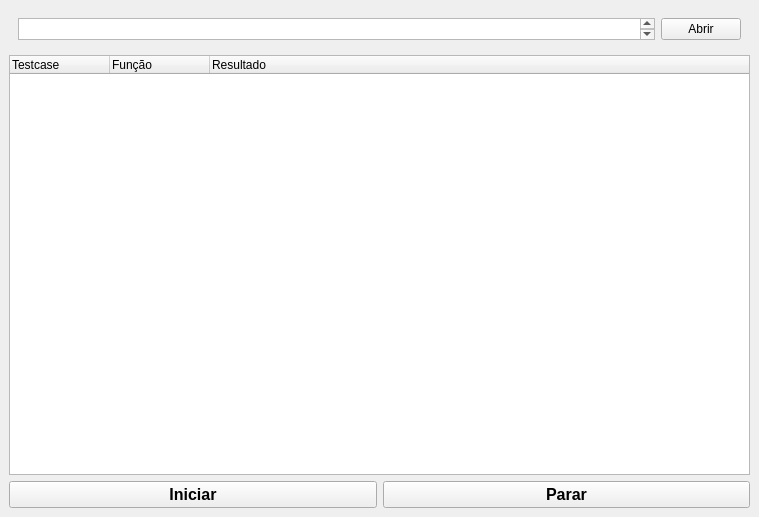
<?xml version="1.0" encoding="UTF-8"?>
<ui version="4.0">
 <class>Form</class>
 <widget class="QWidget" name="Form">
  <property name="geometry">
   <rect>
    <x>0</x>
    <y>0</y>
    <width>759</width>
    <height>517</height>
   </rect>
  </property>
  <property name="windowTitle">
   <string>Executar Testcase</string>
  </property>
  <widget class="QFrame" name="verticalFrame">
   <property name="geometry">
    <rect>
     <x>0</x>
     <y>0</y>
     <width>759</width>
     <height>517</height>
    </rect>
   </property>
   <layout class="QVBoxLayout" name="verticalLayout_2">
    <item>
     <widget class="QFrame" name="horizontalFrame_2">
      <property name="enabled">
       <bool>true</bool>
      </property>
      <property name="minimumSize">
       <size>
        <width>0</width>
        <height>40</height>
       </size>
      </property>
      <property name="maximumSize">
       <size>
        <width>16777215</width>
        <height>40</height>
       </size>
      </property>
      <layout class="QHBoxLayout" name="horizontalLayout_4">
       <item>
        <widget class="QTextBrowser" name="textBrowser_2"/>
       </item>
       <item>
        <widget class="QPushButton" name="pushAbrir_2">
         <property name="text">
          <string>Abrir</string>
         </property>
        </widget>
       </item>
      </layout>
     </widget>
    </item>
    <item>
     <widget class="QTreeWidget" name="treeWidget_2">
      <column>
       <property name="text">
        <string>Testcase</string>
       </property>
      </column>
      <column>
       <property name="text">
        <string>Função</string>
       </property>
      </column>
      <column>
       <property name="text">
        <string>Resultado</string>
       </property>
      </column>
     </widget>
    </item>
    <item>
     <layout class="QHBoxLayout" name="horizontalLayout_5">
      <item>
       <widget class="QPushButton" name="pushIniciar_2">
        <property name="font">
         <font>
          <pointsize>12</pointsize>
          <bold>true</bold>
         </font>
        </property>
        <property name="text">
         <string>Iniciar</string>
        </property>
       </widget>
      </item>
      <item>
       <widget class="QPushButton" name="pushParar_2">
        <property name="font">
         <font>
          <pointsize>12</pointsize>
          <bold>true</bold>
         </font>
        </property>
        <property name="text">
         <string>Parar</string>
        </property>
       </widget>
      </item>
     </layout>
    </item>
   </layout>
  </widget>
 </widget>
 <resources/>
 <connections/>
</ui>
